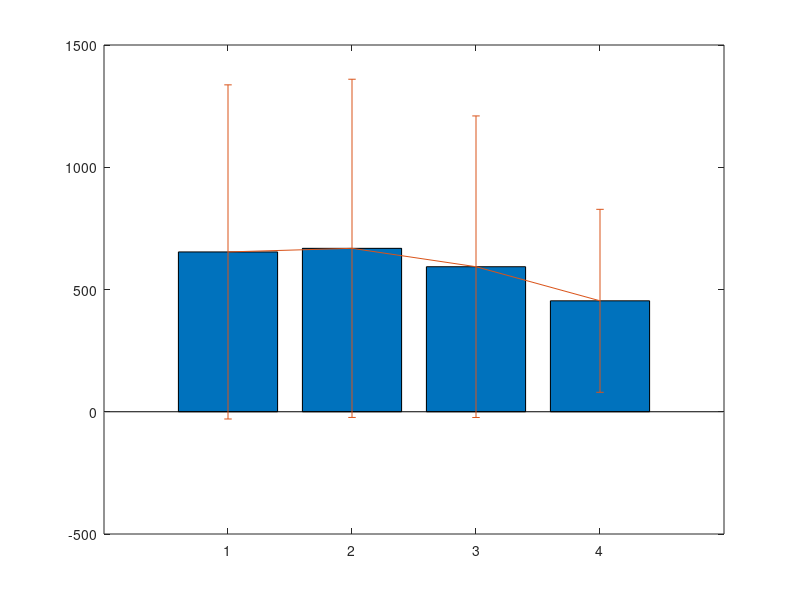

The MATLAB script that drew this image: (Note: this script raises an error after producing the figure.)
clear all; clc;

% adjust to your local path
addpath(genpath('/Volumes/Portable/Human_RNN/Paper_Code/Figure_Two/'));

results = load('Online_H_maze_like_all_final.mat');


H_MAZE_LIKE_ALL_J = results.H_MAZE_LIKE_ALL.J;
H_MAZE_LIKE_ALL_P = results.H_MAZE_LIKE_ALL.P;
H_MAZE_LIKE_ALL_H = results.H_MAZE_LIKE_ALL.H;
H_MAZE_LIKE_ALL_C = results.H_MAZE_LIKE_ALL.C;


figure()

bar(1:4, [mean(mean(H_MAZE_LIKE_ALL_J)) mean(mean(H_MAZE_LIKE_ALL_P)) mean(mean(H_MAZE_LIKE_ALL_H)) mean(mean(H_MAZE_LIKE_ALL_C)) ])
hold on
er = errorbar(1:4,[mean(mean(H_MAZE_LIKE_ALL_J)) mean(mean(H_MAZE_LIKE_ALL_P)) mean(mean(H_MAZE_LIKE_ALL_H)) mean(mean(H_MAZE_LIKE_ALL_C)) ], [std(mean(H_MAZE_LIKE_ALL_J)) std(mean(H_MAZE_LIKE_ALL_P)) std(mean(H_MAZE_LIKE_ALL_H)) std(mean(H_MAZE_LIKE_ALL_C)) ]);    
er.Color = [0 0 0];                            
er.LineStyle = 'none'; 


figure()

boxplot([mean(H_MAZE_LIKE_ALL_J); mean(H_MAZE_LIKE_ALL_P); mean(H_MAZE_LIKE_ALL_H); mean(H_MAZE_LIKE_ALL_C) ]')


figure()

violinplot([mean(H_MAZE_LIKE_ALL_J); mean(H_MAZE_LIKE_ALL_P); mean(H_MAZE_LIKE_ALL_H); mean(H_MAZE_LIKE_ALL_C) ]', [], 'ViolinAlpha', 0.2, 'MarkerSize', 10, 'ShowMean', true)


[h,p1,ci,stats] = ttest(mean(H_MAZE_LIKE_ALL_C),mean(H_MAZE_LIKE_ALL_J),"Tail","left");
[h,p2,ci,stats] = ttest(mean(H_MAZE_LIKE_ALL_C),mean(H_MAZE_LIKE_ALL_P),"Tail","left");
[h,p3,ci,stats] = ttest(mean(H_MAZE_LIKE_ALL_C),mean(H_MAZE_LIKE_ALL_H),"Tail","left");

p1 
p2
p3
